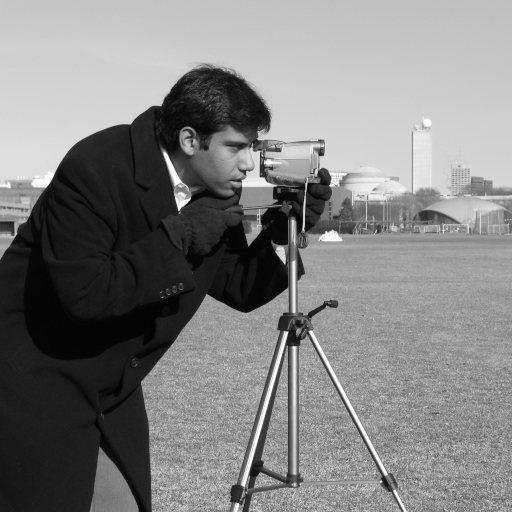
#> input picture skimage.data.camera(), 512 x 512 px
$ jupyter execute 03_compression_alpha_pruning.out.ipynb
#> lines starting #> are read from the running program, lines starting #| are printed output that depends on the picture; after the words box and inside, x2 and y2 are one past the last pixel; in counts of white or black regions, pixels touching at a corner belong together
### src/compression.py
"""Coefficient pruning strategies for 2D FFT compression.

Includes global top-|F| pruning and adaptive radial pruning, utilities to
reconstruct from masks, estimate retained energy, and approximate compressed size.
"""

from __future__ import annotations

from typing import Tuple

import numpy as np


def _validate_alpha(alpha: float) -> float:
    if not (0.0 < alpha <= 1.0):
        raise ValueError("alpha must be in (0, 1]")
    return float(alpha)


def _keep_topk_mask(values: np.ndarray, k: int) -> np.ndarray:
    """Return boolean mask keeping the top-k absolute values along the flattened array.

    If k == 0, returns all False; if k >= size, returns all True.
    """
    flat = values.ravel()
    size = flat.size
    if k <= 0:
        return np.zeros(values.shape, dtype=bool)
    if k >= size:
        return np.ones(values.shape, dtype=bool)
    # Partition for kth largest (np.argpartition gives indices of kth position)
    idx = np.argpartition(flat, size - k)[size - k :]
    threshold = flat[idx].min()
    return values >= threshold


def global_prune(F: np.ndarray, alpha: float) -> Tuple[np.ndarray, int]:
    """Global top-|F| pruning.

    Parameters
    ----------
    F : np.ndarray
        Complex 2D spectrum (fftshifted or not – mask shape only depends on F.shape).
    alpha : float
        Fraction of coefficients to keep (0, 1].

    Returns
    -------
    mask : np.ndarray (bool)
        Mask of coefficients to keep.
    k_kept : int
        Number of kept coefficients (exactly floor(alpha * N)).
    """
    _validate_alpha(alpha)
    magnitudes = np.abs(F)
    total = magnitudes.size
    k_kept = int(np.floor(alpha * total))
    mask = _keep_topk_mask(magnitudes, k_kept)
    return mask, k_kept


def adaptive_radial_prune(
    F: np.ndarray, alpha: float, num_rings: int = 64
) -> Tuple[np.ndarray, int]:
    """Adaptive radial pruning that preserves a fixed global budget.

    Strategy:
    - Compute radial index for each frequency bin relative to the center.
    - Aggregate magnitude energy per ring.
    - Allocate a number of coefficients to keep per ring proportional to ring energy.
    - Within each ring, keep the top-k magnitudes.

    This guarantees the total kept coefficients equals floor(alpha * N).
    """
    _validate_alpha(alpha)
    height, width = F.shape
    yy = np.arange(height) - height / 2.0
    xx = np.arange(width) - width / 2.0
    Y, X = np.meshgrid(yy, xx, indexing="ij")
    r = np.hypot(Y, X)
    # Discretize radius into rings
    max_r = r.max() + 1e-9
    ring_idx = np.floor((r / max_r) * num_rings).astype(int)
    ring_idx = np.clip(ring_idx, 0, num_rings - 1)

    magnitudes = np.abs(F)
    total_bins = magnitudes.size
    k_total = int(np.floor(alpha * total_bins))

    # Compute energy per ring
    energies = np.bincount(ring_idx.ravel(), weights=(magnitudes ** 2).ravel(), minlength=num_rings)
    counts = np.bincount(ring_idx.ravel(), minlength=num_rings).astype(int)
    # Avoid zero-energy rings causing zero allocation if there are bins
    energy_sum = energies.sum()
    if energy_sum <= 0:
        # Fall back to uniform allocation by population
        energies = counts.astype(float)
        energy_sum = energies.sum()

    # Initial allocation proportional to energy
    alloc = np.floor(k_total * (energies / (energy_sum + 1e-12))).astype(int)
    # Ensure we do not exceed bins in any ring
    alloc = np.minimum(alloc, counts)

    # Distribute remaining budget greedily by fractional parts of ideal allocation
    ideal = k_total * (energies / (energy_sum + 1e-12))
    fractional = ideal - np.floor(ideal)
    remaining = k_total - int(alloc.sum())
    if remaining > 0:
        take_order = np.argsort(-fractional)
        # Keep allocating in cycles until budget is exhausted or all rings saturate
        while remaining > 0:
            progressed = False
            for idx in take_order:
                if remaining == 0:
                    break
                if alloc[idx] < counts[idx]:
                    alloc[idx] += 1
                    remaining -= 1
                    progressed = True
            if not progressed:
                # All rings saturated; cannot allocate more
                break

    # Build mask by selecting per-ring top-k
    mask = np.zeros_like(magnitudes, dtype=bool)
    for ring in range(num_rings):
        k = int(alloc[ring])
        if k <= 0:
            continue
        ring_positions = (ring_idx == ring)
        mags_ring = magnitudes[ring_positions]
        # Select top-k within this ring
        if k >= mags_ring.size:
            mask[ring_positions] = True
        else:
            kth_mask = _keep_topk_mask(mags_ring, k)
            # kth_mask aligns with mags_ring order; map back
            mask_ring = np.zeros_like(mags_ring, dtype=bool)
            mask_ring[kth_mask] = True
            # Assign back preserving the original order
            mask_indices = np.where(ring_positions)
            mask[mask_indices] = mask_ring

    # Due to ties, we may exceed k_total by a few. Trim if necessary.
    kept = int(mask.sum())
    if kept > k_total:
        # Turn off the smallest of the kept magnitudes globally to match budget
        kept_values = magnitudes[mask]
        extra = kept - k_total
        # Identify threshold within kept values
        idx = np.argpartition(kept_values, extra - 1)[:extra]
        # Map to positions and unset
        positions = np.vstack(np.where(mask)).T
        to_unset = tuple(positions[idx].T)
        mask[to_unset] = False

    return mask, int(mask.sum())


# [38 lines left out: functions reconstruct_from_mask, energy_retained, estimate_compressed_bytes, not called in this run]


# [9 lines that do not run on import are left out]

### src/metrics.py
"""Image quality metrics: MSE, PSNR, SSIM with safe data_range handling.

Provides a single evaluate() entrypoint returning a dict of metrics.
"""

from __future__ import annotations

from typing import Dict, Optional

import numpy as np
from skimage.metrics import peak_signal_noise_ratio as _psnr
from skimage.metrics import structural_similarity as _ssim


def _as_float(image: np.ndarray) -> np.ndarray:
    if np.issubdtype(image.dtype, np.floating):
        return image.astype(float, copy=False)
    return image.astype(float, copy=True)


def mse(a: np.ndarray, b: np.ndarray) -> float:
    a_f = _as_float(a)
    b_f = _as_float(b)
    diff = a_f - b_f
    return float(np.mean(diff * diff))


def psnr(a: np.ndarray, b: np.ndarray, data_range: Optional[float] = None) -> float:
    a_f = _as_float(a)
    b_f = _as_float(b)
    if data_range is None:
        # Infer from input dynamic range combined
        amin = min(float(a_f.min()), float(b_f.min()))
        amax = max(float(a_f.max()), float(b_f.max()))
        data_range = amax - amin if amax > amin else 1.0
    return float(_psnr(a_f, b_f, data_range=float(data_range)))


def ssim(a: np.ndarray, b: np.ndarray, data_range: Optional[float] = None) -> float:
    a_f = _as_float(a)
    b_f = _as_float(b)
    if data_range is None:
        amin = min(float(a_f.min()), float(b_f.min()))
        amax = max(float(a_f.max()), float(b_f.max()))
        data_range = amax - amin if amax > amin else 1.0
    # If images are 2D; set channel_axis None; for multi-channel, set channel_axis=-1
    return float(_ssim(a_f, b_f, data_range=float(data_range), channel_axis=None))


def evaluate(original: np.ndarray, reconstructed: np.ndarray, data_range: Optional[float] = None) -> Dict[str, float]:
    """Compute MSE, PSNR, SSIM between two images.

    If data_range is None, it is inferred from both images.
    """
    return {
        "mse": mse(original, reconstructed),
        "psnr": psnr(original, reconstructed, data_range=data_range),
        "ssim": ssim(original, reconstructed, data_range=data_range),
    }


# [6 lines that do not run on import are left out]

### src/fourier_tools.py
import numpy as np
from numpy.fft import fft2, fftshift, ifft2, ifftshift


# [11 lines left out: functions fft2d, ifft2d, not called in this run]


def magnitude_spectrum(F: np.ndarray) -> np.ndarray:
    return np.abs(F)


def phase_spectrum(F: np.ndarray) -> np.ndarray:
    return np.angle(F)


def power_spectrum(F: np.ndarray) -> np.ndarray:
    mag = np.abs(F)
    return mag ** 2


def energy_from_spectrum(F: np.ndarray) -> float:
    """Total spectral energy sum(|F|^2)."""
    return float(np.sum(np.abs(F) ** 2))


# [24 lines left out: functions parseval_error, radial_frequency_grid, radial_mask, not called in this run]


# [9 lines that do not run on import are left out]

### notebooks/03_compression_alpha_pruning.out.ipynb
[cell 1]
# Setup y compatibilidad con src/* (Windows, rutas, wrappers)
import sys, os, asyncio

# Evitar warning de ZMQ en Windows
if sys.platform.startswith("win"):
    try:
        asyncio.set_event_loop_policy(asyncio.WindowsSelectorEventLoopPolicy())
    except Exception:
        pass

# Asegurar import de src/
sys.path.append(os.path.abspath(".."))

import numpy as np
import pandas as pd
import matplotlib.pyplot as plt
from numpy.fft import fft2, fftshift, ifft2, ifftshift
from skimage.metrics import mean_squared_error, peak_signal_noise_ratio, structural_similarity

# Cargar imagen de prueba (normalizada a [0,1])
from skimage import data
img = data.camera().astype(float)
img = (img - img.min()) / (img.max() - img.min() + 1e-12)
M, N = img.shape

# Espectro centrado
F = fftshift(fft2(img))

# Importar funciones del paquete src
from src.compression import adaptive_radial_prune as _adaptive_radial_prune_src, global_prune
from src.metrics import evaluate as _evaluate_dict
from src.fourier_tools import energy_from_spectrum

# Wrapper para mantener la firma evaluate -> (mse, psnr, ssim)
def evaluate(a, b, data_range=None):
    d = _evaluate_dict(a, b, data_range=data_range)
    return d["mse"], d["psnr"], d["ssim"]

# Wrapper de compatibilidad para adaptive_radial_prune (firma antigua devuelve 3 valores)
def adaptive_radial_prune(F_in, alpha, num_bins=64):
    mask, kept = _adaptive_radial_prune_src(F_in, alpha, num_rings=int(num_bins))
    alloc = {}
    return mask, kept, alloc

[cell 2]
# ------------------ CELDA CORREGIDA: utilidades y experimento ------------------

# (Asume imports y definiciones previas: numpy, plt, ifft2, ifftshift, etc.)

# (global_prune y adaptive_radial_prune ya definidos arriba; si quieres usa la versión corregida que te pasé)

def reconstruct_from_mask(F, mask):
    """Reconstruye imagen real a partir de F * mask (asumiendo F centrado)."""
    # asegurarnos boolean mask
    mask = np.asarray(mask, dtype=bool)
    Fc = np.zeros_like(F, dtype=F.dtype)
    Fc[mask] = F[mask]
    img_rec = np.real(ifft2(ifftshift(Fc)))
    return img_rec

def energy_retained(F, mask):
    E_total = energy_from_spectrum(F)
    # use mask boolean
    mask = np.asarray(mask, dtype=bool)
    E_kept = np.sum(np.abs(F[mask])**2)/(M*N)
    return E_kept, E_kept / E_total

def estimate_compressed_bytes(k, store_indices_bytes=8):
    per_coeff = 16 + store_indices_bytes
    return int(k * per_coeff)

# run_experiments con guardas y logs
def run_experiments(F, img, alphas=[0.3,0.5,0.7], adaptive_bins=8):
#> called with F = array of shape (512, 512), adaptive_bins = 12
    results = []
    original_bytes = img.nbytes  # aproximación (array float64)
#> original_bytes = 2097152
    for alpha in alphas:
        print(f"\n>>> Alpha = {alpha}  (bins={adaptive_bins})")
        # GLOBAL PRUNE
        mask_g, k_g = global_prune(F, alpha)
        img_g = reconstruct_from_mask(F, mask_g)
        # clip antes de métricas/guardado
        img_g_clipped = np.clip(img_g, 0.0, 1.0).astype(np.float32)
        mse_g, psnr_g, ssim_g = evaluate(img, img_g_clipped)
        E_kept_g, frac_E_g = energy_retained(F, mask_g)
        bytes_g = estimate_compressed_bytes(k_g)
        ratio_g = original_bytes / bytes_g if bytes_g>0 else np.inf
        print(f" Global: k_target={int(round(alpha*M*N))}, k_selected={int(k_g)}, E_frac={frac_E_g:.6f}")

        # ADAPTIVE PRUNE
        mask_a, k_a, alloc = adaptive_radial_prune(F, alpha, num_bins=adaptive_bins)
        img_a = reconstruct_from_mask(F, mask_a)
        img_a_clipped = np.clip(img_a, 0.0, 1.0).astype(np.float32)
        mse_a, psnr_a, ssim_a = evaluate(img, img_a_clipped)
        E_kept_a, frac_E_a = energy_retained(F, mask_a)
        bytes_a = estimate_compressed_bytes(k_a)
        ratio_a = original_bytes / bytes_a if bytes_a>0 else np.inf
        print(f" Adaptive: k_target={int(round(alpha*M*N))}, k_selected={int(k_a)}, E_frac={frac_E_a:.6f}, alloc_sample={dict(list(alloc.items())[:5])}")

        results.append({
            "alpha": alpha,
            "method": "global",
            "k": int(k_g),
            "mse": float(mse_g),
            "psnr": float(psnr_g),
            "ssim": float(ssim_g),
            "energy_kept": float(E_kept_g),
            "energy_frac": float(frac_E_g),
            "bytes_est": int(bytes_g),
            "comp_ratio": float(ratio_g),
            "alloc": None
        })
        results.append({
            "alpha": alpha,
            "method": "adaptive",
            "k": int(k_a),
            "mse": float(mse_a),
            "psnr": float(psnr_a),
            "ssim": float(ssim_a),
            "energy_kept": float(E_kept_a),
            "energy_frac": float(frac_E_a),
            "bytes_est": int(bytes_a),
            "comp_ratio": float(ratio_a),
            "alloc": alloc
        })

        # guardar imágenes de ejemplo (clipped)
        out_g_path = f"../reports/recon_alpha_{int(alpha*100)}_global.png"
        out_a_path = f"../reports/recon_alpha_{int(alpha*100)}_adaptive.png"
        plt.imsave(out_g_path, img_g_clipped, cmap="gray", vmin=0, vmax=1)
        plt.imsave(out_a_path, img_a_clipped, cmap="gray", vmin=0, vmax=1)
#> this loop made 3 passes
#> (k_g, mse_g, psnr_g, ssim_g, E_kept_g, bytes_g) on passes 1, 3: (78643, 0.0004, 33.98, 0.877, 88909.7, 1887432), (183500, 4.96e-05, 43.04, 0.974, 89002, 4404000)
#> (printed output is left out)
#> pass 1, in global_prune, `mask = _keep_topk_mask(magnitudes, k_kept)`:
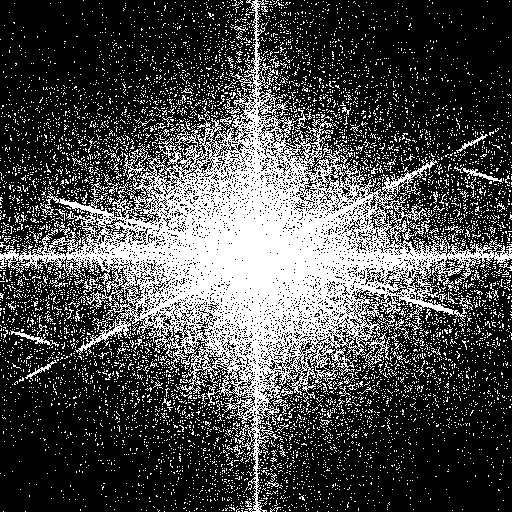
#> mask: shape (512, 512) bool; 30% white; 7343 white regions (7245 under 20 px), largest, box (x1, y1, x2, y2) and area: (0, 0, 512, 512) 57480, (454, 166, 503, 183) 176, (10, 330, 59, 347) 176
#> after the loop, results = 6 items

    df = pd.DataFrame(results)
#> df = table of 6 rows and 11 columns
    # guardar CSV
    df.to_csv("../reports/compression_alpha_results.csv", index=False)
    print("\nCSV guardado en ../reports/compression_alpha_results.csv")
    return df

# Ejecutar
alphas = [0.3, 0.5, 0.7]
df_results = run_experiments(F, img, alphas=alphas, adaptive_bins=12)
#> df_results = table of 6 rows and 11 columns
print(df_results)
#> (printed output is left out)

# Graficar resumen (igual que antes)
plt.figure(figsize=(9,4))
for method in ["global", "adaptive"]:
    sub = df_results[df_results.method==method]
    plt.plot(sub.alpha, sub.mse, marker='o', label=f"MSE ({method})")
#> this loop made 2 passes
#> sub on passes 1 to 2: table of 3 rows and 11 columns, table of 3 rows and 11 columns
plt.xlabel("alpha (fracción de coef.)")
plt.ylabel("MSE")
plt.legend()
plt.title("MSE vs α")
plt.grid(True)
plt.savefig("../reports/mse_vs_alpha.png")
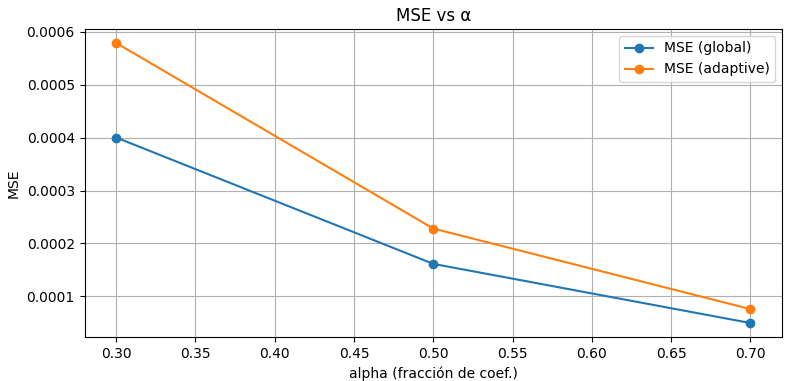
#> figure drawn by matplotlib, 1 panel
plt.show()

plt.figure(figsize=(9,4))
for method in ["global", "adaptive"]:
    sub = df_results[df_results.method==method]
    plt.plot(sub.alpha, sub.energy_frac, marker='o', label=f"Energia retenida ({method})")
plt.xlabel("alpha")
plt.ylabel("Fracción de energía retenida")
plt.legend()
plt.title("Energy retained vs α")
plt.grid(True)
plt.savefig("../reports/energy_vs_alpha.png")
#> (the rest of the program and of its run is left out)
